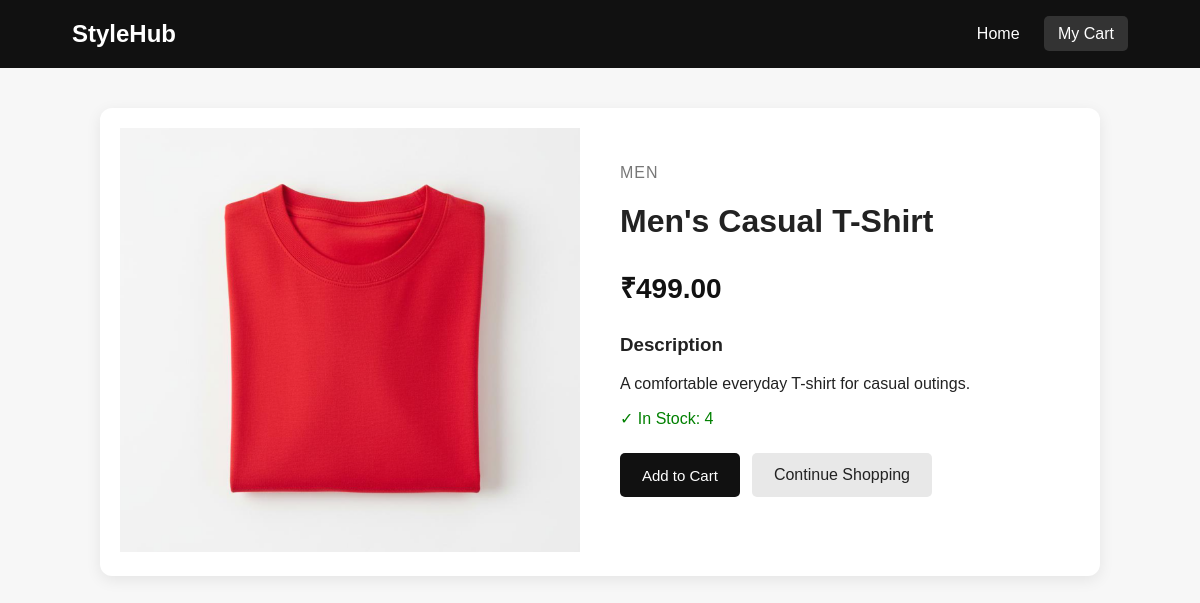
/product/1/, run on the app's committed database.
### store/models.py (models this page shows, shortened)
class Product(models.Model):
    category = models.ForeignKey(
        Category,
        on_delete=models.CASCADE,
        related_name="products"
    )
    name = models.CharField(max_length=200)
    description = models.TextField()
    price = models.DecimalField(max_digits=10, decimal_places=2)
    image = models.ImageField(upload_to='products/', blank=True, null=True)
    stock = models.PositiveIntegerField(default=0)
    created_at = models.DateTimeField(auto_now_add=True)

class Category(models.Model):
    name = models.CharField(max_length=100)

### store/views.py (the view)
def product_detail(request, product_id):
    product = get_object_or_404(Product, id=product_id)
    return render(request, 'product_detail.html', {
        'product': product
    })

### store/templates/product_detail.html (shortened to what this page needs)
<!DOCTYPE html>
<html lang="en">
<head>
</head>
<body>
    <nav>
        <h2>StyleHub</h2>
        <div>
            <a href="{% url 'home' %}">Home</a>
            <a href="{% url 'cart' %}" class="cart-link">
                My Cart
            </a>
        </div>
    </nav>
    <div class="container">
        <div class="product-image">
            {% if product.image %}
                <img src="{{ product.image.url }}"
                     alt="{{ product.name }}">
            {% else %}
                <img src="https://placehold.co/500x600?text=No+Image"
                     alt="No image available">
            {% endif %}
        </div>
        <div class="product-info">
            <p class="category">
                {{ product.category.name }}
            </p>
            <h1>{{ product.name }}</h1>
            <p class="price">₹{{ product.price }}</p>
            <h3>Description</h3>
            <p>{{ product.description }}</p>
            {% if product.stock > 0 %}
                <p class="stock">
                    ✓ In Stock: {{ product.stock }}
                </p>
                <form action="{% url 'add_to_cart' product.id %}"
                      method="POST">
                    <div class="buttons">
                        <button type="submit" class="cart-button">
                            Add to Cart
                        </button>
                        <a href="{% url 'home' %}" class="back">
                            Continue Shopping
                        </a>
                    </div>
                </form>
            {% endif %}
        </div>
    </div>
</body>
</html>

### store/templates/product_detail.html (style rules this page uses)
* { box-sizing: border-box; }
body { margin: 0; font-family: Arial, sans-serif; background: #f7f7f7; color: #222; }
nav { background: #111; color: white; padding: 20px 6%; display: flex; justify-content: space-between; align-items: center; }
nav a { color: white; text-decoration: none; margin-left: 20px; }
nav h2 { margin: 0; }
.container { max-width: 1000px; margin: 40px auto; padding: 20px; display: grid; grid-template-columns: 1fr 1fr; gap: 40px; background: white; border-radius: 12px; box-shadow: 0 4px 15px rgba(0, 0, 0, 0.08); }
.product-image img { width: 100%; max-height: 500px; object-fit: contain; }
.product-info { padding: 20px 0; }
.category { color: #777; text-transform: uppercase; letter-spacing: 1px; }
.price { font-size: 28px; font-weight: bold; color: #111; }
.stock { color: green; }
.buttons { display: flex; flex-wrap: wrap; gap: 12px; margin-top: 25px; }
.cart-button { display: inline-block; padding: 13px 22px; background: #111; color: white; border: none; border-radius: 5px; font-size: 15px; cursor: pointer; }
.back { display: inline-block; padding: 13px 22px; background: #e8e8e8; color: #222; text-decoration: none; border-radius: 5px; }
.cart-link { background: #333; padding: 9px 14px; border-radius: 5px; }

### data on the page
Product: image (picture), category.name "MEN", name "Men's Casual T-Shirt", price "499.00", description "A comfortable everyday T-shirt for casual outings.", stock "4"
